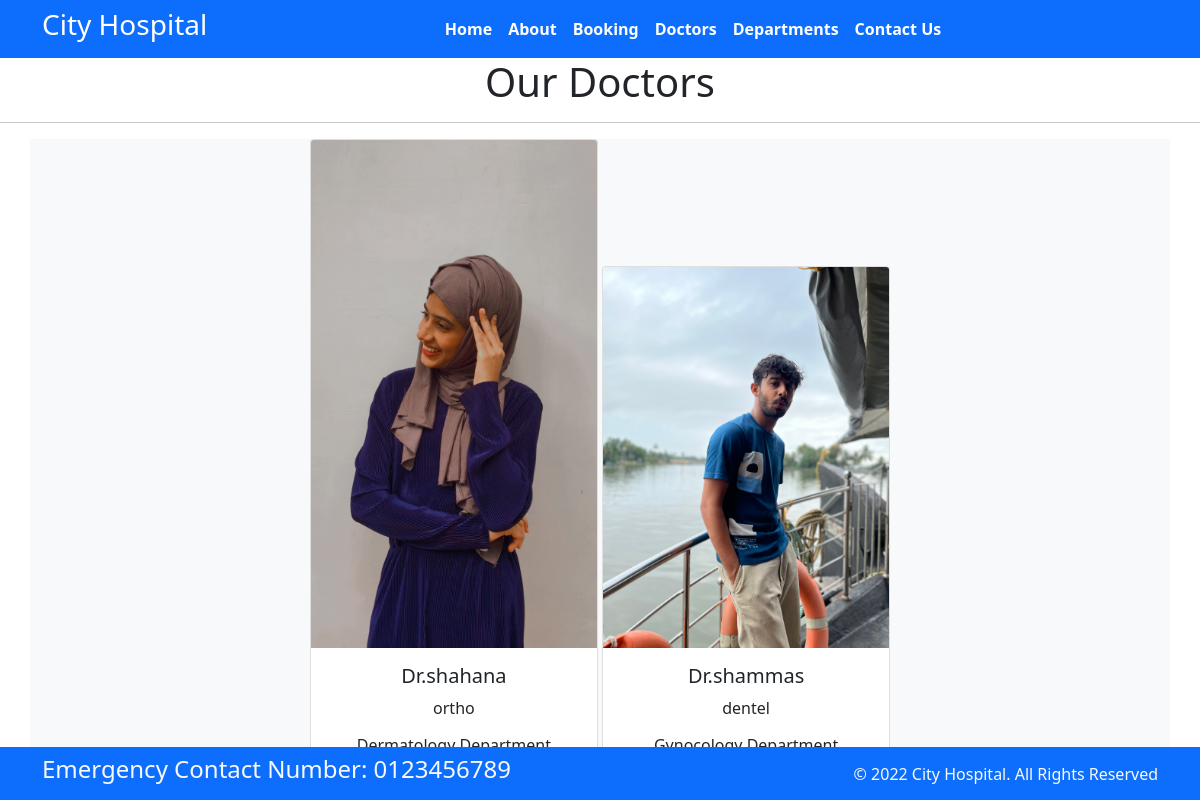
Page /doctors on the committed database.
### members/models.py (models this page shows, shortened)
class doctor(models.Model):
    doc_name=models.CharField(max_length=200)
    doc_spec=models.CharField(max_length=200)
    dep_name=models.ForeignKey(department,on_delete=models.CASCADE)
    doc_image=models.ImageField(upload_to='doctors')

class department(models.Model):
    dep_name=models.CharField(max_length=100)
    dep_description=models.TextField()
    def __str__(self):
        return self.dep_name

### members/views.py (the view)
# urls.py: path('doctors', views.doctors, name='doctors'),
def doctors(request):
    dict_docs={
       'doctors': doctor.objects.all()
    }
    return render(request, 'doctors.html',dict_docs)

### members/templates/doctors.html (shortened to what this page needs)
{% extends 'base.html' %}
{% block content %}
<h1 class="text-center">Our Doctors</h1>
<hr>
<div class="container text-center bg-light">
{% for d in doctors %}
<div class="card text-center mx=3 my=3" style="width: 18rem; display:inline-block">
    <img src="{{d.doc_image.url}}" class="card-img-top" alt="...">
    <div class="card-body">
      <h5 class="card-title">Dr.{{d.doc_name}}</h5>
      <p class="card-text">{{d.doc_spec}}</p>
      <h6>{{d.dep_name}} Department</h6>
    </div>
  </div>
{% endfor %}
</div>
{% endblock %}

### members/templates/base.html (shortened to what this page needs)
{% load static %}
<!DOCTYPE html>
<html>
  <head>
    <link rel="stylesheet"
      href=" https://cdn.jsdelivr.net/npm/bootstrap@5.1.3/dist/css/bootstrap.min.css ">
    <link rel="stylesheet"
      href="https://use.fontawesome.com/releases/v5.2.0/css/all.css">
      <link rel="stylesheet"
      href="{% static '/css/first.css' %}">
  </head>
  <body>
    <nav class="navbar bg-primary navbar-expand-md ">
      <div class="container">
        <div class="col-2 text-left pl-md-0">
          <h3 class="text-white"> City Hospital </h3>
        </div>
        <div
          class="collapse navbar-collapse justify-content-center col-md-8 navbar-collapse-3">
          <ul class="navbar-nav justify-content-center  fw-bold">
            <li class="nav-item active">
              <a class="nav-link text-white" href="{% url 'myfirst' %}">Home </a>
            </li>
            <li class="nav-item">
              <a class="nav-link text-white" href="{% url 'about' %}">About</a>
            </li>
            <li class="nav-item">
              <a class="nav-link text-white" href="{% url 'booking'%}">Booking</a>
            </li>
            <li class="nav-item">
              <a class="nav-link text-white" href="{% url 'doctors' %}">Doctors</a>
            </li>
			 <li class="nav-item">
              <a class="nav-link text-white" href="{% url 'departments' %}">Departments</a>
            </li>
            <li class="nav-item">
              <a class="nav-link text-white" href="{% url 'contact' %}">Contact Us</a>
            </li>
          </ul>
        </div>
      </div>
    </nav>
    {% block content %} {% endblock %}
    <section class="fixed-bottom">
      <footer class="pt-2 pb-2  bg-primary text-light">
        <div class="container">
          <div class="row align-items-center">
            <div class="col-12 col-md-8">
              <h4>Emergency Contact Number: 0123456789</h4>
            </div>
            <div class="col-12 col-md-4 mt-4 mt-md-0 text-center text-md-end">
              © 2022 City Hospital. All Rights Reserved
            </div>
          </div>
        </div>
      </footer>
    </section>
  </body>
</html>

### rows in the picture
doctor: doc_image (picture), doc_name "shahana", doc_spec "ortho", dep_name "Dermatology"
doctor: doc_image (picture), doc_name "shammas", doc_spec "dentel", dep_name "Gynocology"
